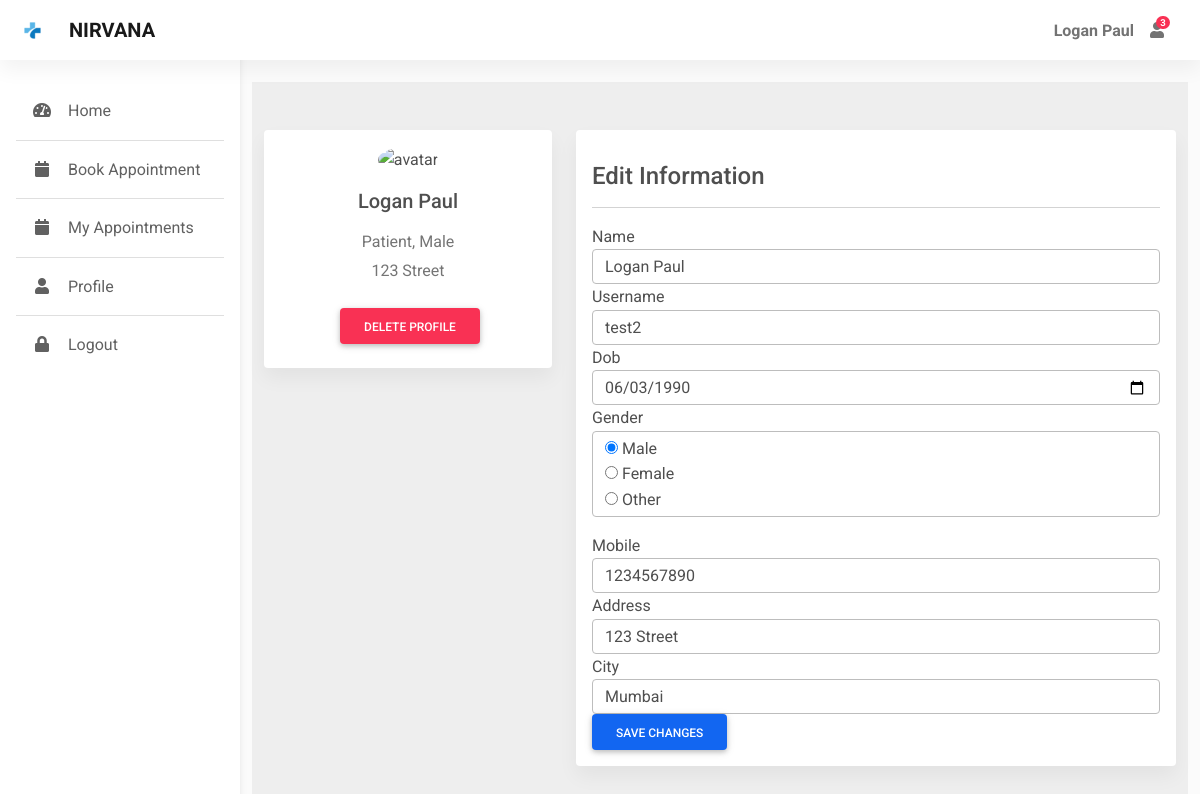
The page /edit_profile (signed in) on the database its author committed.
### app.py (models this page shows)
class User(db.Model, UserMixin):
    id = db.Column(db.Integer, primary_key=True)
    username = db.Column(db.String(50), nullable=False, unique=True)
    password = db.Column(db.String(50), nullable=False)
    name = db.Column(db.String(50), nullable=False)
    address = db.Column(db.String(80))
    city = db.Column(db.String(30))
    dob = db.Column(db.Date, nullable=False)
    gender = db.Column(db.String(10), nullable=False)
    is_doctor = db.Column(db.Boolean, default=False, nullable=False)
    mobile = db.Column(db.Integer)

### app.py (the view)
@app.route('/edit_profile', methods=['GET', 'POST'])
@login_required
def edit_profile():
    form = EditForm(obj=current_user)
    if form.validate_on_submit():
        form.populate_obj(current_user)
        db.session.commit()
        return redirect(url_for('profile'))
    return render_template('edit_profile.html', form=form)

### app.py
class EditForm(FlaskForm):
    username = StringField(validators=[InputRequired(), Length(min=4, max=20)], render_kw={"placeholder": "User Name"}, name='username')
    name = StringField(validators=[InputRequired(), Length(min=4, max=20)], render_kw={"placeholder": "Full Name"}, name='name')
    gender = RadioField('Gender', choices=[('Male'),('Female'),('Other')], name='gender')
    address = StringField(validators=[InputRequired(), Length(min=4, max=100)], render_kw={"placeholder": "Address"}, name='address')
    mobile = StringField(validators=[InputRequired(), Length(min=10, max=12)], render_kw={"placeholder": "Mobile No."}, name='mobile')
    city = StringField(validators=[InputRequired(), Length(min=4, max=30)], render_kw={"placeholder": "City"}, name='city')
    dob = DateField(validators=[InputRequired()],render_kw={"placeholder": "Date of Birth"}, name='dob')
    submit = SubmitField("Save Changes")

### app.py (called while the page is built)
@login_manager.user_loader
def load_user(user_id):
    return User.query.get(int(user_id))

@app.context_processor
def inject_datetime():
    return dict(datetime=datetime)

### templates/edit_profile.html (shortened to what this page needs)
{% extends "dashboard.html" %}
{% block main %}
<div class="container pt-4">
    <section style="background-color: #eee;">
      <div class="container py-5">
        <div class="row">
          <div class="col-lg-4">
            <div class="card mb-4">
              <div class="card-body text-center">
                <img src="https://mdbcdn.b-cdn.net/img/Photos/new-templates/bootstrap-chat/ava3.webp" alt="avatar"
                  class="rounded-circle img-fluid" style="width: 150px;">
                <h5 class="my-3">{{ current_user.name }}</h5>
                {% if current_user.is_doctor %}
                  <p class="text-muted mb-1">Doctor, {{ current_user.gender }}</p>
                {% else %}
                  <p class="text-muted mb-1">Patient, {{ current_user.gender }}</p>
                  <p class="text-muted mb-4">{{ current_user.address }}</p>
                {% endif %}
                <div class="d-flex justify-content-center mb-2">
                  <a href="{{ url_for('delete_profile') }}" class="btn btn-danger ms-1">Delete Profile</a>
                </div>
              </div>
            </div>
          </div>
          <div class="col-lg-8">
            <div class="card mb-4">
                <div class="card-body">
                    <h4 class="my-3">Edit Information</h4>
                    <hr>
                    <form method="post">
                        <div class="form-group">
                            {{ form.name.label() }}
                            {{ form.name(class="form-control", placeholder="Enter your full name") }}
                        </div>
                        <div class="form-group">
                            {{ form.username.label() }}
                            {{ form.username(class="form-control", placeholder="Enter your username") }}
                        </div>
                        <div class="form-group">
                            {{ form.dob.label() }}
                            {{ form.dob(class="form-control") }}
                        </div>
                        <div class="form-group">
                            {{ form.gender.label() }}
                            {{ form.gender(style="list-style:none", class="form-control") }}
                        </div>
                        <div class="form-group">
                            {{ form.mobile.label() }}
                            {{ form.mobile(class="form-control", placeholder="Enter your mobile number") }}
                        </div>
                        <div class="form-group">
                            {{ form.address.label() }}
                            {{ form.address(class="form-control", placeholder="Enter your address") }}
                        </div>
                        <div class="form-group">
                            {{ form.city.label() }}
                            {{ form.city(class="form-control", placeholder="Enter your city") }}
                        </div>
                        <button type="submit" class="btn btn-primary">Save Changes</button>
                    </form>
                </div>
            </div>
          </div>
        </div>
      </div>
    </section>
</div>
{% endblock %}

### templates/dashboard.html (shortened to what this page needs)
<!DOCTYPE html>
<html lang="en">
<head>
  <link rel="stylesheet" href="https://use.fontawesome.com/releases/v5.11.2/css/all.css" />
  <link rel="stylesheet" href="{{ url_for('static', filename='css/mdb.min.css') }}" />
  <link rel="stylesheet"  href="{{ url_for('static', filename='css/admin.css') }}"/>
</head>
<body>
  <header>
    <nav id="sidebarMenu" class="collapse d-lg-block sidebar collapse bg-white">
      <div class="position-sticky">
        <div class="list-group list-group-flush mx-3 mt-4">
          <a href="{{ url_for('home') }}" class="list-group-item list-group-item-action py-3 ripple {% if request.endpoint == 'home' %}active{% endif %}" aria-current="true">
            <i class="fas fa-tachometer-alt fa-fw me-3"></i><span>Home</span>
          </a>
          {% if not current_user.is_doctor %}
          <a href="{{ url_for('appointment') }}" class="list-group-item list-group-item-action py-3 ripple {% if request.endpoint == 'appointment' %}active{% endif %}"><i
              class="fas fa-calendar fa-fw me-3"></i><span>Book Appointment</span></a>
          <a href="{{ url_for('myappointments') }}" class="list-group-item list-group-item-action py-3 ripple {% if request.endpoint == 'myappointments' %}active{% endif %}"><i
                class="fas fa-calendar fa-fw me-3"></i><span>My Appointments</span></a>
          {% endif %}
          <a href="{{ url_for('profile') }}" class="list-group-item list-group-item-action py-3 ripple {% if request.endpoint == 'profile' %}active{% endif %}"><i
              class="fas fa-user fa-fw me-3"></i><span>Profile</span></a>
          <a href="{{ url_for('logout') }}" class="list-group-item list-group-item-action py-3 ripple">
            <i class="fas fa-lock fa-fw me-3"></i><span>Logout</span>
          </a>
        </div>
      </div>
    </nav>
    <nav id="main-navbar" class="navbar navbar-expand-lg navbar-light bg-white fixed-top">
      <div class="container-fluid">
        <a class="navbar-brand d-flex align-items-center fw-bold" href="/"><img class="d-inline-block me-3"  src="{{ url_for('static', filename='img/icons/logo.png') }}" alt="" />NIRVANA</a>
        <ul class="navbar-nav ms-auto d-flex flex-row">
            <li>
                <a class="nav-link me-3 me-lg-0 d-flex align-items-center fw-bold" href="#">{{ current_user.name }}</a>
            </li>
          <li class="nav-item dropdown">
            <a class="nav-link me-3 me-lg-0 dropdown-toggle hidden-arrow" href="#" id="navbarDropdownMenuLink"
              role="button" data-mdb-toggle="dropdown" aria-expanded="false">
              <i class="fas fa-user"></i>
              <span class="badge rounded-pill badge-notification bg-danger">3</span>
            </a>
          </li>
          <li class="nav-item dropdown">
            <a class="nav-link dropdown-toggle hidden-arrow d-flex align-items-center" href="#"
              id="navbarDropdownMenuLink" role="button" data-mdb-toggle="dropdown" aria-expanded="false">
            </a>
          </li>
        </ul>
      </div>
    </nav>
  </header>
  <main style="margin-top: 58px">
    {% block main %}
    {% endblock %}
  </main>
</body>
</html>

### static/css/admin.css (style rules this page uses)
body { background-color: #fbfbfb; }
@media (min-width: 991.98px) { main { padding-left: 240px; } }
.sidebar { position: fixed; top: 0; bottom: 0; left: 0; padding: 58px 0 0; box-shadow: 0 2px 5px 0 rgb(0 0 0 / 5%), 0 2px 10px 0 rgb(0 0 0 / 5%); width: 240px; z-index: 600; }

### rows shown on the page
User: name "Logan Paul", gender "Male", address "123 Street", username "test2", dob "06/03/1990", gender "☑ Male ☐ Female ☐ Other", mobile "1234567890", city "Mumbai"
